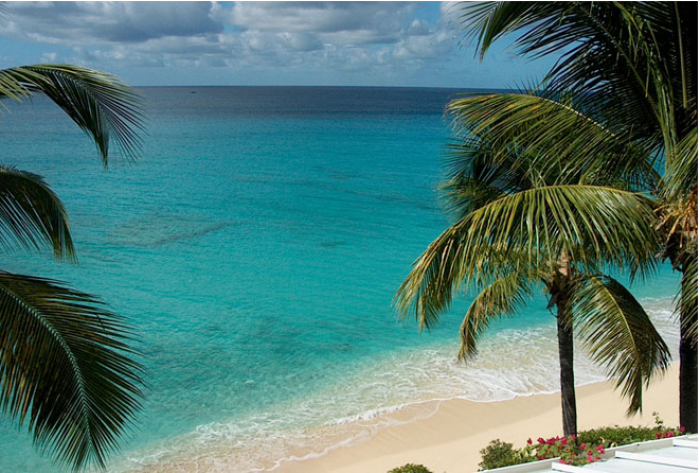
#> input picture images/beach.png, 700 x 473 px
$ python thresholding.py --image ../images/beach.png
#> lines starting #> are read from the running program, lines starting #| are printed output that depends on the picture; after the words box and inside, x2 and y2 are one past the last pixel; in counts of white or black regions, pixels touching at a corner belong together
#!/usr/bin/env python
# -*- coding: utf-8 -*-

"""
Created on : 03 Sep 2016

Description: thresholding.py
             Thresholding the images is used to focus on the objects
of interest in an image. A simple thresholding involves selecting a
pixel value p and then setting all pixel intensities less than p to
0 and greater than p to 255. In this way binary representation of
then image is created.

             Usage:
             python3 thresholding.py --image ../images/beach.png

@ author   : sampathsingamsetty
"""

import argparse
import cv2
from matplotlib import pyplot as plt


ap = argparse.ArgumentParser()
ap.add_argument("-i", "--image", required=True, help="Path to then Image")
args = vars(ap.parse_args())

image = cv2.imread(args["image"])
#> image is the input picture: shape (473, 700, 3); mean B, G, R 116.9, 121.9, 79.3
cv2.imshow("Original Image", image)
cv2.waitKey(0)


image = cv2.cvtColor(image, cv2.COLOR_BGR2GRAY)
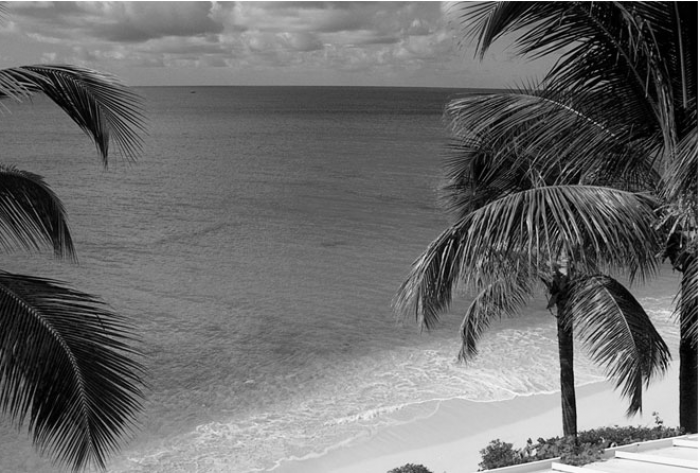
#> image: shape (473, 700); min 0, max 255, mean 108.6
_, thrs1 = cv2.threshold(image, 127, 255, cv2.THRESH_BINARY)
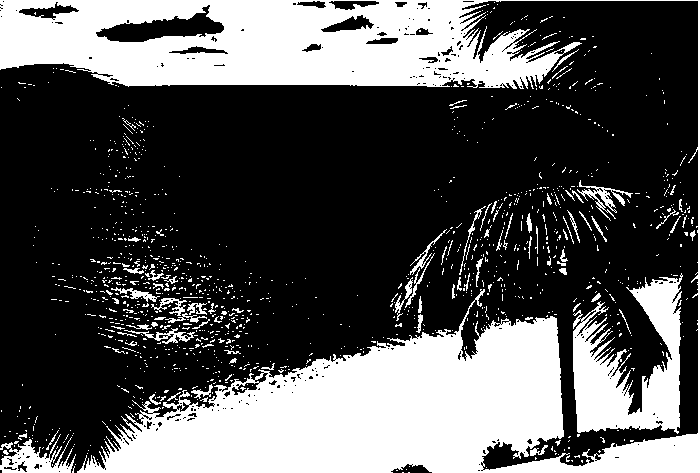
#> thrs1: shape (473, 700); 32.9% white; 1233 white regions (1149 under 20 px), largest, box (x1, y1, x2, y2) and area: (0, 0, 700, 473) 89382, (573, 273, 683, 434) 9514, (0, 434, 76, 473) 1320
_, thrs2 = cv2.threshold(image, 127, 255, cv2.THRESH_BINARY_INV)
_, thrs3 = cv2.threshold(image, 127, 255, cv2.THRESH_TRUNC)
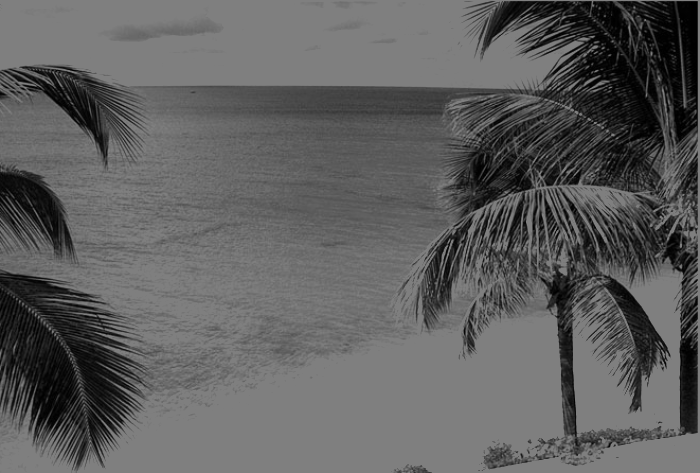
#> thrs3: shape (473, 700); min 0, max 127, mean 94.5
_, thrs4 = cv2.threshold(image, 127, 255, cv2.THRESH_TOZERO)
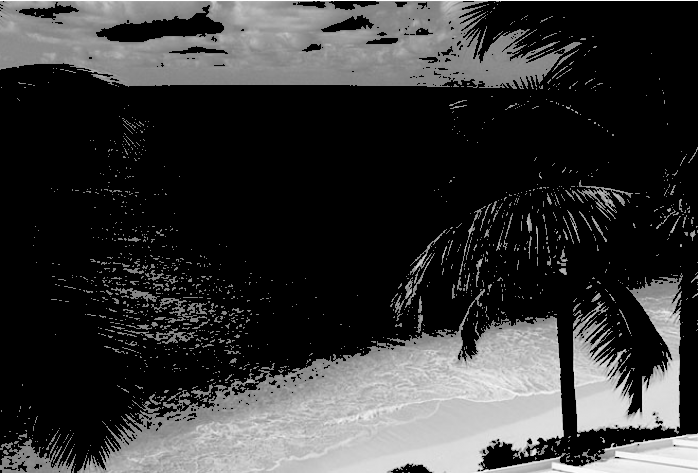
#> thrs4: shape (473, 700); min 0, max 255, mean 55.9
_, thrs5 = cv2.threshold(image, 127, 255, cv2.THRESH_TOZERO_INV)
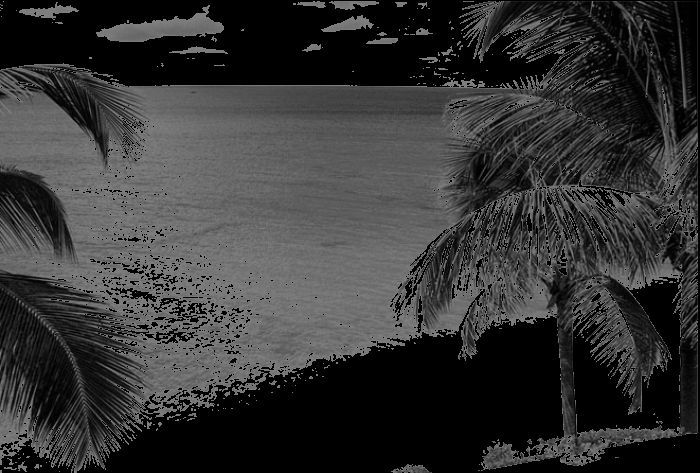
#> thrs5: shape (473, 700); min 0, max 127, mean 52.7

titles = ['Original Image',
          'BINARY',
          'BINARY_INV',
          'TRUNC',
          'TOZERO',
          'TOZERO_INV']
images = [image, thrs1, thrs2, thrs3, thrs4, thrs5]

for i in range(len(images)):
    plt.subplot(2, 3, i + 1)
    plt.imshow(images[i], cmap='gray')
    plt.title(titles[i])
    plt.xticks([])
    plt.yticks([])
#> this loop made 6 passes

plt.show()

while True:
    x = cv2.waitKey(0) & 0xFF
#> (key Esc is pressed here)
    if x == 27:
        # ESC to exit
        break
cv2.destroyAllWindows()
